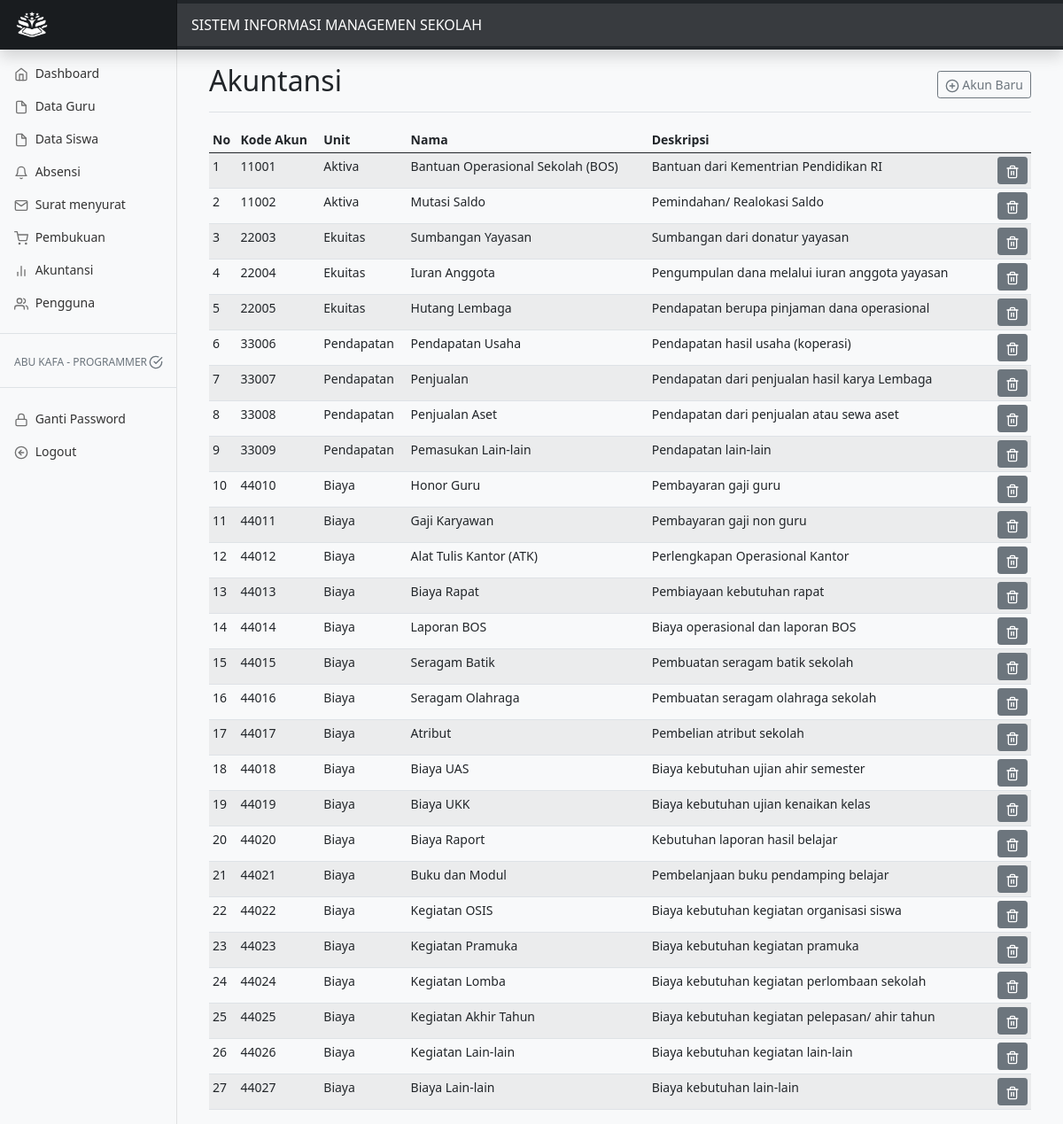
The page /admin/akun.php (signed in) on the database its author committed.
### tables this page shows
CREATE TABLE `account` (
  `code` varchar(11) NOT NULL,
  `unit` text NOT NULL,
  `name` text NOT NULL,
  `des` text NOT NULL
);

### admin/akun.php (the view, shortened to what this page needs)
<?php
include 'navbar.php';
$uname = $_SESSION['uname'];
$admin = mysqli_query($GLOBALS["___mysqli_ston"], "select * from admin where uname='$uname'");
while($u=mysqli_fetch_array($admin)){
?>
<main class="col-md-9 ms-sm-auto col-lg-10 px-md-4">
  <div class="container-fluid">
    <div class="d-flex justify-content-between flex-wrap flex-md-nowrap align-items-center pt-3 pb-2 mb-3 border-bottom">
      <h1 class="h2">Akuntansi</h1>
      <?php
      if ($u['access']=="Programmer" or $u['access']=="Manager"){
      ?>
      <div class="btn-toolbar mb-2 mb-md-0">
        <button type="button" class="btn btn-sm btn-outline-secondary" data-bs-toggle="modal" data-bs-target="#staticBackdropLive"><span data-feather="plus-circle"></span>
          Akun Baru
        </button>
      </div>
      <?php
      }
      ?>
    </div>
    <div class="table-responsive">
      <table class="table table-striped table-sm">
        <thead>
          <tr>
            <th scope="col">No</th>
            <th scope="col">Kode Akun</th>
            <th scope="col">Unit</th>
            <th scope="col">Nama</th>
            <th scope="col">Deskripsi</th>
            <th scope="col"></th>
          </tr>
        </thead>
        <tbody>
          <tr>
          <?php
          $no=1;
          $akun=mysqli_query($GLOBALS["___mysqli_ston"], "select * from account order by code");
          while($a=mysqli_fetch_array($akun)){
          ?>
            <td><?php echo $no ?></td>
            <td><?php echo $a['code'] ?></td>
            <td><?php echo $a['unit'] ?></td>
            <td><?php echo $a['name'] ?></td>
            <td><?php echo $a['des'] ?></td>
            <td>
            <?php
            if ($u['access']=="Programmer" or $u['access']=="Manager"){
            ?>
              <a onclick="if(confirm('Apakah anda yakin akan menghapus data dengan Kode : <?php echo $a['code']; ?> ??')){ location.href='akun_delete.php?kode=<?php echo $a['code']; ?>' }" class="btn btn-sm btn-secondary float-md-end"><span data-feather="trash-2"></span></a>
            <?php
            }
            ?>
            </td>
          </tr>
          <?php
          $no++;
          }
          ?>
        </tbody>
      </table>
    </div>
  </div>
  </main>
<?php
}
?>

### admin/navbar.php (shortened to what this page needs)
<!doctype html>
<html lang="en">
  <head>
    <?php
    $use=$_SESSION['uname'];
    $nm=mysqli_query($GLOBALS["___mysqli_ston"], "select * from admin where uname='$use'");
    while($name=mysqli_fetch_array($nm)){
    ?>
    <link href="../assets/css/bootstrap.min.css" rel="stylesheet">
    <link href="../assets/css/navbar.css" rel="stylesheet">
  </head>
  <body class="bg-light">
    <header class="navbar navbar-dark sticky-top bg-dark flex-md-nowrap p-0 shadow">
      <a class="navbar-brand col-md-3 col-lg-2 me-0 px-3" href="#"><img src="../logo/logo_white.png"  width="40" height="32"></a>
      <label class="form-control form-control-dark" disabled>SISTEM INFORMASI MANAGEMEN SEKOLAH</label>
    </header>
    <div class="container-fluid">
      <div class="row">
        <nav id="sidebarMenu" class="col-md-3 col-lg-2 d-md-block bg-light sidebar collapse">
          <div class="position-sticky pt-3">
            <ul class="nav flex-column">
              <li class="nav-item">
                <a class="nav-link <?php if($_SERVER['REQUEST_URI'] === '/smp/admin/dashboard.php'){ echo 'active'; } ?>" aria-current="page" href="dashboard.php">
                  <span data-feather="home"></span>
                  Dashboard
                </a>
              </li>
              <li class="nav-item">
                <a class="nav-link <?php if($_SERVER['REQUEST_URI'] === '/smp/admin/guru.php'){ echo 'active'; } ?>" href="guru.php">
                  <span data-feather="file"></span>
                  Data Guru
                </a>
              </li>
              <li class="nav-item">
                <a class="nav-link <?php if($_SERVER['REQUEST_URI'] === '/smp/admin/siswa.php'){ echo 'active'; } ?>" href="siswa.php">
                  <span data-feather="file"></span>
                  Data Siswa
                </a>
              </li>
              <li class="nav-item">
                <a class="nav-link <?php if($_SERVER['REQUEST_URI'] === '/smp/admin/absen.php'){ echo 'active'; } ?>" href="absensi.php">
                  <span data-feather="bell"></span>
                  Absensi
                </a>
              </li>
              <li class="nav-item">
                <a class="nav-link <?php if($_SERVER['REQUEST_URI'] === '/smp/admin/surat.php' || $_SERVER['REQUEST_URI'] === '/smp/admin/suratin.php' ){ echo 'active'; } ?>" href="surat.php">
                  <span data-feather="mail"></span>
                  Surat menyurat
                </a>
              </li>
              <li class="nav-item">
                <a class="nav-link <?php if($_SERVER['REQUEST_URI'] === '/smp/admin/buku.php'){ echo 'active'; } ?>" href="buku.php">
                  <span data-feather="shopping-cart"></span>
                  Pembukuan
                </a>
              </li>
              <li class="nav-item">
                <a class="nav-link <?php if($_SERVER['REQUEST_URI'] === '/smp/admin/akun.php'){ echo 'active'; } ?>" href="akun.php">
                  <span data-feather="bar-chart-2"></span>
                  Akuntansi
                </a>
              </li>
              <li class="nav-item">
                <a class="nav-link <?php if($_SERVER['REQUEST_URI'] === '/smp/admin/user.php'){ echo 'active'; } ?>" href="user.php">
                  <span data-feather="users"></span>
                  Pengguna
                </a>
              </li>
              <li class="border-top my-3"></li>
              <h5 class="sidebar-heading d-flex justify-content-between align-items-center px-3 mt-2 mb-1 text-muted">
                <span><?php echo ucfirst($name['name']) ?> - <?php echo ucfirst($name['access']) ?></span>
                <a class="link-secondary" href="#" aria-label="Add a new report">
                  <span data-feather="check-circle"></span>
                </a>
              </h5>
              <li class="border-top my-3"></li>
              <li class="nav-item">
                <a class="nav-link <?php if($_SERVER['REQUEST_URI'] === '/smp/admin/pass.php'){ echo 'active'; } ?>" href="pass.php">
                  <span data-feather="lock"></span>
                  Ganti Password
                </a>
              </li>
              <li class="nav-item">
                <a class="nav-link <?php if($_SERVER['REQUEST_URI'] === '/smp/admin/logout.php'){ echo 'active'; } ?>" href="logout.php">
                  <span data-feather="arrow-left-circle"></span>
                  Logout
                </a>
              </li>
            </ul>
          </div>
        </nav>
      </div>
    </div>
    <?php
    }
    ?>
  </body>
</html>

### assets/css/navbar.css (style rules this page uses)
body { font-size: .875rem; }
.feather { width: 16px; height: 16px; vertical-align: text-bottom; }
.sidebar { position: fixed; top: 0; bottom: 0; left: 0; z-index: 100; padding: 48px 0 0; box-shadow: inset -1px 0 0 rgba(0, 0, 0, .1); }
.sidebar .nav-link { font-weight: 500; color: #333; }
.sidebar .nav-link .feather { margin-right: 4px; color: #727272; }
.sidebar-heading { font-size: .75rem; text-transform: uppercase; }
.navbar-brand { padding-top: .75rem; padding-bottom: .75rem; font-size: 1rem; background-color: rgba(0, 0, 0, .25); box-shadow: inset -1px 0 0 rgba(0, 0, 0, .25); }
.navbar .form-control { padding: .75rem 1rem; border-width: 0; border-radius: 0; }
.form-control-dark { color: #fff; background-color: rgba(255, 255, 255, .1); border-color: rgba(255, 255, 255, .1); }

### rows shown on the page
account: code "11001", unit "Aktiva", name "Bantuan Operasional Sekolah (BOS)", des "Bantuan dari Kementrian Pendidikan RI"
account: code "11002", unit "Aktiva", name "Mutasi Saldo", des "Pemindahan/ Realokasi Saldo"
account: code "22003", unit "Ekuitas", name "Sumbangan Yayasan", des "Sumbangan dari donatur yayasan"
account: code "22004", unit "Ekuitas", name "Iuran Anggota", des "Pengumpulan dana melalui iuran anggota yayasan"
account: code "22005", unit "Ekuitas", name "Hutang Lembaga", des "Pendapatan berupa pinjaman dana operasional"
account: code "33006", unit "Pendapatan", name "Pendapatan Usaha", des "Pendapatan hasil usaha (koperasi)"
account: code "33007", unit "Pendapatan", name "Penjualan", des "Pendapatan dari penjualan hasil karya Lembaga"
account: code "33008", unit "Pendapatan", name "Penjualan Aset", des "Pendapatan dari penjualan atau sewa aset"
account: code "33009", unit "Pendapatan", name "Pemasukan Lain-lain", des "Pendapatan lain-lain"
account: code "44010", unit "Biaya", name "Honor Guru", des "Pembayaran gaji guru"
account: code "44011", unit "Biaya", name "Gaji Karyawan", des "Pembayaran gaji non guru"
account: code "44012", unit "Biaya", name "Alat Tulis Kantor (ATK)", des "Perlengkapan Operasional Kantor"
account: code "44013", unit "Biaya", name "Biaya Rapat", des "Pembiayaan kebutuhan rapat"
account: code "44014", unit "Biaya", name "Laporan BOS", des "Biaya operasional dan laporan BOS"
account: code "44015", unit "Biaya", name "Seragam Batik", des "Pembuatan seragam batik sekolah"
account: code "44016", unit "Biaya", name "Seragam Olahraga", des "Pembuatan seragam olahraga sekolah"
account: code "44017", unit "Biaya", name "Atribut", des "Pembelian atribut sekolah"
account: code "44018", unit "Biaya", name "Biaya UAS", des "Biaya kebutuhan ujian ahir semester"
account: code "44019", unit "Biaya", name "Biaya UKK", des "Biaya kebutuhan ujian kenaikan kelas"
account: code "44020", unit "Biaya", name "Biaya Raport", des "Kebutuhan laporan hasil belajar"
account: code "44021", unit "Biaya", name "Buku dan Modul", des "Pembelanjaan buku pendamping belajar"
account: code "44022", unit "Biaya", name "Kegiatan OSIS", des "Biaya kebutuhan kegiatan organisasi siswa"
account: code "44023", unit "Biaya", name "Kegiatan Pramuka", des "Biaya kebutuhan kegiatan pramuka"
account: code "44024", unit "Biaya", name "Kegiatan Lomba", des "Biaya kebutuhan kegiatan perlombaan sekolah"
account: code "44025", unit "Biaya", name "Kegiatan Akhir Tahun", des "Biaya kebutuhan kegiatan pelepasan/ ahir tahun"
account: code "44026", unit "Biaya", name "Kegiatan Lain-lain", des "Biaya kebutuhan kegiatan lain-lain"
account: code "44027", unit "Biaya", name "Biaya Lain-lain", des "Biaya kebutuhan lain-lain"

### other values the page prints
$name['name'] "ABU KAFA"
$name['access'] "PROGRAMMER"
